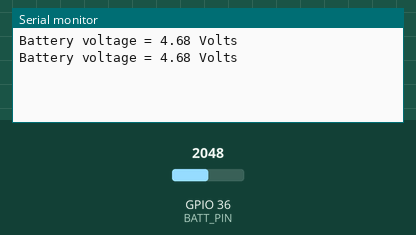
The sketch below on a simulated ESP32. On the bench: the last lines printed to the serial monitor. The test bench sets the inputs (shaded band); at power-on: GPIO 36 (BATT_PIN) = 2048.

Above: at 1.8 s.
1.9 s: GPIO 36 (BATT_PIN) set to 2866
At 2.7 s:
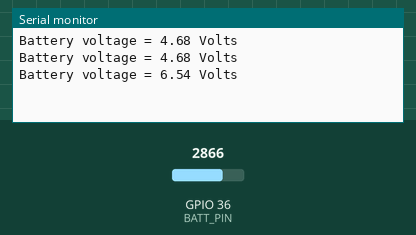
3.4 s: GPIO 36 (BATT_PIN) set to 3603
At 4.8 s:
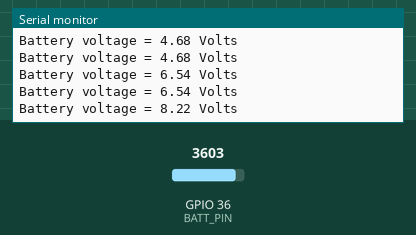
Timing chart, 0 to 6.4 s (numbered marks = the images above; inputs shaded):
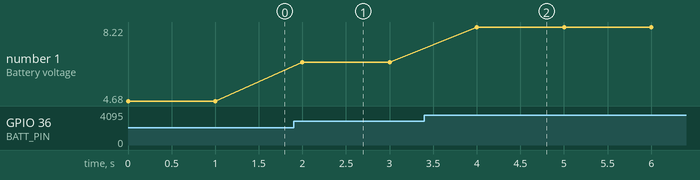

The sketch:

Battery_Test.ino
```cpp
// OpenBCI Bttery Voltage Test
// ESP32 DevKitC on OpenBCI_ESP - Arduino IDE 1.8.13
// Default Freq 100 KHz

#include <Wire.h>
#include "OBCIESP.h"

void setup() {
   Serial.begin (115200);

}

void loop() {
  Serial.print("Battery voltage = ");

  float battery_Volts = ((float) analogRead(BATT_PIN) / 4096) * BATT_MAX;
  Serial.print(battery_Volts,2);
  Serial.println(" Volts");
  delay (1000);

}
```

OBCIESP.h
```cpp
// (licence header left out)
#ifndef __OBCIESP_HW_H__
#define __OBCIESP_HW_H__

#define BOARD               DEVKIT_C

#define SERIAL_0_PORT       BTSERIAL // The primary serial Port will use the Bluetooth serial

#define SERIAL_1_PORT       ESP_SERIAL_0  // The serial debug and test port will be over the USB port
#define SERIAL_TX_PIN       3
#define SERIAL_RX_PIN       1

#define ACCEL_PORT          I2C
#define ACCEL_SDA_PIN       21
#define ACCEL_SCL_PIN       22
#define ACCEL_INT_PIN       27
#define ACCEL_I2C_ADDRESS    0x19


#define SDCARD_PORT         VSPI
#define SDCARD_MOSI_PIN     23
#define SDCARD_MISO_PIN     19
#define SDCARD_SCK_PIN      18
#define SDCARD_SSEL_PIN     5
#define SDCARD_CD_PIN       32

#define ADS1299_PORT        HSPI
#define ADS1299_MOSI_PIN    13
#define ADS1299_MISO_PIN    12
#define ADS1299_SCK_PIN     14
#define ADS1299_SSEL1_PIN   15
#define ADS1299_SSEL2_PIN   16
#define ADS1299_RESET_PIN   17

#define BATT_PORT       ADC1_CH0  // Measure 5V Rail
#define BATT_PIN        36    // via 220k/120k divifder
#define BATT_MAX        (3.3 * (220 + 120)/120)

#endif // __OBCIESP_HW_H__
```

Measured:
- after the input at 1.9 s, the serial monitor: prints a new line after 0.10 s (image 1)
- after the input at 3.4 s, the serial monitor: prints a new line after 0.60 s (image 2)
- plotted number 1: 4.68 → 6.54 after the input at 1.9 s, 6.54 → 8.22 after the input at 3.4 s
